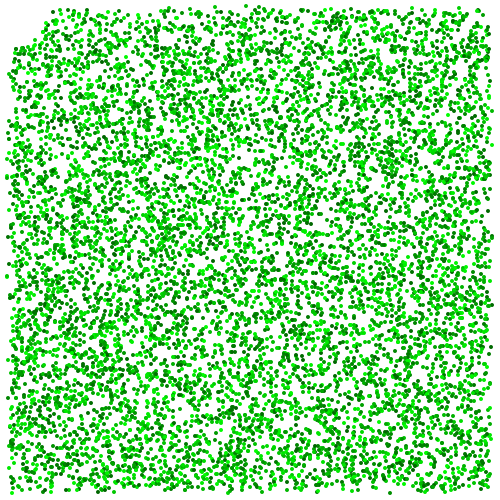
Frame 1 (no input)
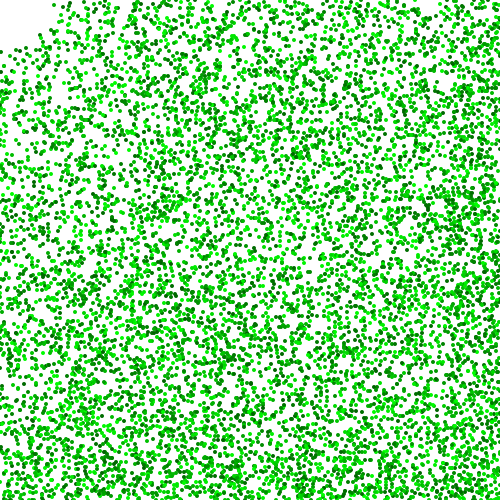
Frame 60 (the mouse pressed at the canvas centre just before this capture)
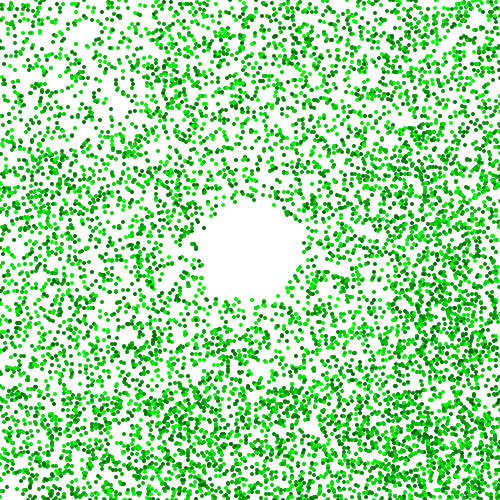
Frame 120 (the mouse held since frame 60 and released just before this capture)

The Processing sketch that drew these frames (run headless with seeded random() and noise(); from frame 60 on, the mouse is pressed at the canvas centre):

// Processing sketch: example_07_bouncing_balls_array_with_interaction
// ── example_07_bouncing_balls_array_with_interaction.pde
/*
Bouncing balls array with interaction
created by Adiel Fernandez

This sketch illustrates the use of arrays for making a simple 
particle system. Moving the mouse turns all the balls within
the dissapearRadius transparent. Notice they are still there, 
only invisible. Press any key to make them reappear.
*/

int numBalls = 10000;
int buffer = 10;
int disappearRadius = 50;
int ballSize = 2;

int [] ballsX = new int[numBalls];
int [] ballsY = new int[numBalls];

int [] speedX = new int[numBalls];
int [] speedY = new int[numBalls];

int [] radii = new int[numBalls];

color [] baseColor = new color[numBalls];
int [] opacity = new int[numBalls];
color [] drawColor = new color[numBalls];

void setup(){
  size(500, 500);
  noStroke();
  
  //initialize ball positions a few pixels away from the
  //walls so they dont get stuck
  for(int i = 0; i < numBalls; i++){
    ballsX[i] = int(random(buffer,width - buffer));
    ballsY[i] = int(random(buffer, height - buffer));
    
    //Make balls have initial velocity in all directions
    speedX[i] = int(random(-5,5));
    speedY[i] = int(random(-5,5));
    
    //add speed to balls with 0 initial speed
    if(speedX[i] == 0){
      speedX[i] = 1;
    }
    if(speedY[i] == 0){
      speedY[i] = 1;
    }    
    
    //Uncomment line below to create random balls sizes
    radii[i] = ballSize;
    //radii[i] = int(random(4,10));

    baseColor[i] = color(0, int(random(100, 255)), 0);
    opacity[i] = 255;
    drawColor[i] = color(baseColor[i], opacity[i]);
  }
  
  
}


void draw(){
  background(255);
 
  
  //update positions
  for(int i = 0; i < numBalls; i++){
    ballsX[i] = ballsX[i] + speedX[i];
    ballsY[i] = ballsY[i] + speedY[i];

  }
   
  //handle collisions 
  for(int i = 0; i < numBalls; i++){
    if(ballsX[i] < 0){
      speedX[i] = speedX[i] * -1;
      ballsX[i] = 0;
    }
    if(ballsX[i] > width){
      speedX[i] = speedX[i] * -1;
      ballsX[i] = width;
    }

    if(ballsY[i] < 0){
      speedY[i] = speedY[i] * -1;
      ballsY[i] = 0;
    }
    if(ballsY[i] > height){
      speedY[i] = speedY[i] * -1;
      ballsY[i] = width;
    }  
  }
  
  //turn all balls close to cursor opaque
  for(int i = 0; i < numBalls; i++){
    if(dist(ballsX[i], ballsY[i], mouseX, mouseY) < disappearRadius){
      opacity[i] = 0;
    }
  }

  //if key pressed, make them all appear again   
  if(keyPressed){
    for(int i = 0; i < numBalls; i++){
      opacity[i] = 255;

    }
  }
  
  
  //draw balls
  for(int i = 0; i < numBalls; i++){
    drawColor[i] = color(baseColor[i], opacity[i]);
    fill(drawColor[i]);
    ellipse(ballsX[i], ballsY[i], radii[i]*2, radii[i]*2);
  } 
  

}
